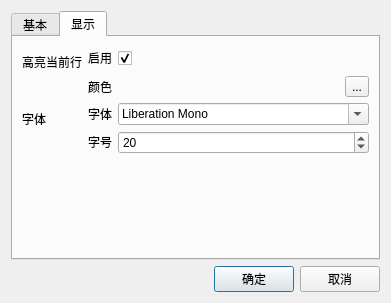
<?xml version="1.0" encoding="UTF-8"?>
<ui version="4.0">
 <class>EditorConfig</class>
 <widget class="QDialog" name="EditorConfig">
  <property name="geometry">
   <rect>
    <x>0</x>
    <y>0</y>
    <width>391</width>
    <height>303</height>
   </rect>
  </property>
  <property name="windowTitle">
   <string>编辑器选项</string>
  </property>
  <property name="windowIcon">
   <iconset resource="resource.qrc">
    <normaloff>:/qdevcpp.ico</normaloff>:/qdevcpp.ico</iconset>
  </property>
  <layout class="QVBoxLayout" name="verticalLayout">
   <item>
    <widget class="QTabWidget" name="tabWidget">
     <property name="currentIndex">
      <number>1</number>
     </property>
     <widget class="QWidget" name="tab">
      <attribute name="title">
       <string>基本</string>
      </attribute>
      <layout class="QFormLayout" name="formLayout">
       <item row="0" column="0">
        <widget class="QLabel" name="label">
         <property name="text">
          <string>自动缩进</string>
         </property>
        </widget>
       </item>
       <item row="0" column="1">
        <widget class="QCheckBox" name="autoIndent">
         <property name="text">
          <string>　</string>
         </property>
         <property name="checked">
          <bool>true</bool>
         </property>
        </widget>
       </item>
       <item row="1" column="0">
        <widget class="QLabel" name="label_2">
         <property name="text">
          <string>显示空白</string>
         </property>
        </widget>
       </item>
       <item row="1" column="1">
        <widget class="QComboBox" name="showWhiteSpace">
         <item>
          <property name="text">
           <string>不显示</string>
          </property>
         </item>
         <item>
          <property name="text">
           <string>所有</string>
          </property>
         </item>
         <item>
          <property name="text">
           <string>排除对齐</string>
          </property>
         </item>
        </widget>
       </item>
       <item row="2" column="0">
        <widget class="QLabel" name="label_3">
         <property name="text">
          <string>右边缘</string>
         </property>
        </widget>
       </item>
       <item row="2" column="1">
        <layout class="QFormLayout" name="formLayout_2">
         <item row="0" column="0">
          <widget class="QLabel" name="label_4">
           <property name="text">
            <string>启用</string>
           </property>
          </widget>
         </item>
         <item row="0" column="1">
          <widget class="QCheckBox" name="enableRightMargin">
           <property name="text">
            <string>　</string>
           </property>
          </widget>
         </item>
         <item row="1" column="0">
          <widget class="QLabel" name="labelMarginWidth">
           <property name="enabled">
            <bool>false</bool>
           </property>
           <property name="text">
            <string>宽度</string>
           </property>
          </widget>
         </item>
         <item row="1" column="1">
          <widget class="QSpinBox" name="marginWidth">
           <property name="enabled">
            <bool>false</bool>
           </property>
           <property name="minimum">
            <number>1</number>
           </property>
           <property name="maximum">
            <number>9999</number>
           </property>
           <property name="value">
            <number>80</number>
           </property>
          </widget>
         </item>
        </layout>
       </item>
       <item row="3" column="0">
        <widget class="QLabel" name="label_15">
         <property name="text">
          <string>自动保存</string>
         </property>
        </widget>
       </item>
       <item row="3" column="1">
        <layout class="QFormLayout" name="formLayout_5">
         <item row="0" column="0">
          <widget class="QLabel" name="label_16">
           <property name="text">
            <string>启用</string>
           </property>
          </widget>
         </item>
         <item row="0" column="1">
          <widget class="QCheckBox" name="enableAutoSave">
           <property name="text">
            <string>　</string>
           </property>
          </widget>
         </item>
         <item row="1" column="0">
          <widget class="QLabel" name="labelSaveInterval">
           <property name="enabled">
            <bool>false</bool>
           </property>
           <property name="text">
            <string>间隔时间</string>
           </property>
          </widget>
         </item>
         <item row="1" column="1">
          <widget class="QSlider" name="saveInterval">
           <property name="enabled">
            <bool>false</bool>
           </property>
           <property name="minimum">
            <number>1</number>
           </property>
           <property name="maximum">
            <number>60</number>
           </property>
           <property name="value">
            <number>5</number>
           </property>
           <property name="orientation">
            <enum>Qt::Horizontal</enum>
           </property>
           <property name="tickPosition">
            <enum>QSlider::TicksBelow</enum>
           </property>
           <property name="tickInterval">
            <number>1</number>
           </property>
          </widget>
         </item>
        </layout>
       </item>
      </layout>
     </widget>
     <widget class="QWidget" name="tab_2">
      <attribute name="title">
       <string>显示</string>
      </attribute>
      <layout class="QFormLayout" name="formLayout_6">
       <item row="0" column="0">
        <widget class="QLabel" name="label_6">
         <property name="text">
          <string>高亮当前行</string>
         </property>
        </widget>
       </item>
       <item row="0" column="1">
        <layout class="QFormLayout" name="formLayout_3">
         <item row="0" column="0">
          <widget class="QLabel" name="label_5">
           <property name="text">
            <string>启用</string>
           </property>
          </widget>
         </item>
         <item row="0" column="1">
          <widget class="QCheckBox" name="highlightCurrent">
           <property name="text">
            <string>　</string>
           </property>
           <property name="checked">
            <bool>true</bool>
           </property>
          </widget>
         </item>
         <item row="1" column="0">
          <widget class="QLabel" name="labelCurrentColor">
           <property name="text">
            <string>颜色</string>
           </property>
          </widget>
         </item>
         <item row="1" column="1">
          <layout class="QHBoxLayout" name="horizontalLayout_2">
           <item>
            <widget class="QLabel" name="currentColor">
             <property name="text">
              <string/>
             </property>
            </widget>
           </item>
           <item>
            <widget class="QToolButton" name="browseCurrentColor">
             <property name="text">
              <string>...</string>
             </property>
            </widget>
           </item>
          </layout>
         </item>
        </layout>
       </item>
       <item row="1" column="0">
        <widget class="QLabel" name="label_7">
         <property name="text">
          <string>字体</string>
         </property>
        </widget>
       </item>
       <item row="1" column="1">
        <layout class="QFormLayout" name="formLayout_4">
         <item row="0" column="0">
          <widget class="QLabel" name="label_12">
           <property name="text">
            <string>&lt;html&gt;&lt;head/&gt;&lt;body&gt;&lt;p&gt;字体&lt;/p&gt;&lt;/body&gt;&lt;/html&gt;</string>
           </property>
          </widget>
         </item>
         <item row="1" column="0">
          <widget class="QLabel" name="label_13">
           <property name="text">
            <string>&lt;html&gt;&lt;head/&gt;&lt;body&gt;&lt;p&gt;字号&lt;/p&gt;&lt;/body&gt;&lt;/html&gt;</string>
           </property>
          </widget>
         </item>
         <item row="1" column="1">
          <widget class="QSpinBox" name="fontSize">
           <property name="minimum">
            <number>1</number>
           </property>
           <property name="value">
            <number>20</number>
           </property>
          </widget>
         </item>
         <item row="0" column="1">
          <widget class="QFontComboBox" name="font">
           <property name="fontFilters">
            <set>QFontComboBox::MonospacedFonts</set>
           </property>
           <property name="currentFont">
            <font>
             <family>Consolas</family>
            </font>
           </property>
          </widget>
         </item>
        </layout>
       </item>
      </layout>
     </widget>
    </widget>
   </item>
   <item>
    <layout class="QHBoxLayout" name="horizontalLayout">
     <item>
      <spacer name="horizontalSpacer">
       <property name="orientation">
        <enum>Qt::Horizontal</enum>
       </property>
       <property name="sizeHint" stdset="0">
        <size>
         <width>40</width>
         <height>20</height>
        </size>
       </property>
      </spacer>
     </item>
     <item>
      <widget class="QPushButton" name="ok">
       <property name="text">
        <string>确定</string>
       </property>
       <property name="default">
        <bool>true</bool>
       </property>
      </widget>
     </item>
     <item>
      <widget class="QPushButton" name="cancel">
       <property name="text">
        <string>取消</string>
       </property>
      </widget>
     </item>
    </layout>
   </item>
  </layout>
 </widget>
 <resources>
  <include location="resource.qrc"/>
 </resources>
 <connections>
  <connection>
   <sender>enableRightMargin</sender>
   <signal>toggled(bool)</signal>
   <receiver>labelMarginWidth</receiver>
   <slot>setEnabled(bool)</slot>
   <hints>
    <hint type="sourcelabel">
     <x>246</x>
     <y>128</y>
    </hint>
    <hint type="destinationlabel">
     <x>101</x>
     <y>161</y>
    </hint>
   </hints>
  </connection>
  <connection>
   <sender>enableRightMargin</sender>
   <signal>toggled(bool)</signal>
   <receiver>marginWidth</receiver>
   <slot>setEnabled(bool)</slot>
   <hints>
    <hint type="sourcelabel">
     <x>246</x>
     <y>128</y>
    </hint>
    <hint type="destinationlabel">
     <x>246</x>
     <y>161</y>
    </hint>
   </hints>
  </connection>
  <connection>
   <sender>enableAutoSave</sender>
   <signal>toggled(bool)</signal>
   <receiver>labelSaveInterval</receiver>
   <slot>setEnabled(bool)</slot>
   <hints>
    <hint type="sourcelabel">
     <x>261</x>
     <y>197</y>
    </hint>
    <hint type="destinationlabel">
     <x>116</x>
     <y>229</y>
    </hint>
   </hints>
  </connection>
  <connection>
   <sender>enableAutoSave</sender>
   <signal>toggled(bool)</signal>
   <receiver>saveInterval</receiver>
   <slot>setEnabled(bool)</slot>
   <hints>
    <hint type="sourcelabel">
     <x>261</x>
     <y>197</y>
    </hint>
    <hint type="destinationlabel">
     <x>261</x>
     <y>227</y>
    </hint>
   </hints>
  </connection>
  <connection>
   <sender>highlightCurrent</sender>
   <signal>toggled(bool)</signal>
   <receiver>labelCurrentColor</receiver>
   <slot>setEnabled(bool)</slot>
   <hints>
    <hint type="sourcelabel">
     <x>253</x>
     <y>97</y>
    </hint>
    <hint type="destinationlabel">
     <x>116</x>
     <y>130</y>
    </hint>
   </hints>
  </connection>
  <connection>
   <sender>highlightCurrent</sender>
   <signal>toggled(bool)</signal>
   <receiver>currentColor</receiver>
   <slot>setEnabled(bool)</slot>
   <hints>
    <hint type="sourcelabel">
     <x>253</x>
     <y>97</y>
    </hint>
    <hint type="destinationlabel">
     <x>237</x>
     <y>130</y>
    </hint>
   </hints>
  </connection>
  <connection>
   <sender>highlightCurrent</sender>
   <signal>toggled(bool)</signal>
   <receiver>browseCurrentColor</receiver>
   <slot>setEnabled(bool)</slot>
   <hints>
    <hint type="sourcelabel">
     <x>253</x>
     <y>97</y>
    </hint>
    <hint type="destinationlabel">
     <x>355</x>
     <y>130</y>
    </hint>
   </hints>
  </connection>
 </connections>
</ui>
